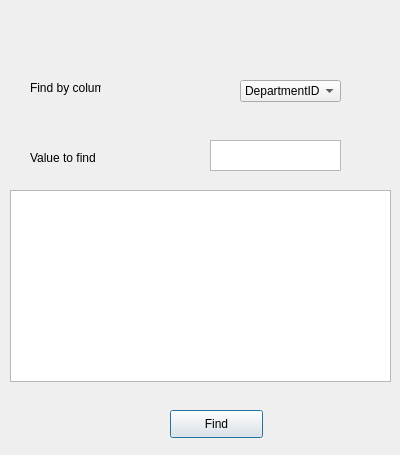
<?xml version="1.0" encoding="UTF-8"?>
<ui version="4.0">
 <class>FindDepartmentDialog</class>
 <widget class="QDialog" name="FindDepartmentDialog">
  <property name="geometry">
   <rect>
    <x>0</x>
    <y>0</y>
    <width>400</width>
    <height>455</height>
   </rect>
  </property>
  <property name="windowTitle">
   <string>Dialog</string>
  </property>
  <widget class="QComboBox" name="comboBoxColumn">
   <property name="geometry">
    <rect>
     <x>240</x>
     <y>80</y>
     <width>101</width>
     <height>22</height>
    </rect>
   </property>
   <item>
    <property name="text">
     <string>DepartmentID</string>
    </property>
   </item>
   <item>
    <property name="text">
     <string>DepartmentName</string>
    </property>
   </item>
   <item>
    <property name="text">
     <string>DepartmentDescription</string>
    </property>
   </item>
  </widget>
  <widget class="QLabel" name="label">
   <property name="geometry">
    <rect>
     <x>30</x>
     <y>80</y>
     <width>71</width>
     <height>16</height>
    </rect>
   </property>
   <property name="text">
    <string>Find by column</string>
   </property>
  </widget>
  <widget class="QTextEdit" name="textEditValue">
   <property name="geometry">
    <rect>
     <x>210</x>
     <y>140</y>
     <width>131</width>
     <height>31</height>
    </rect>
   </property>
  </widget>
  <widget class="QLabel" name="label_2">
   <property name="geometry">
    <rect>
     <x>30</x>
     <y>150</y>
     <width>71</width>
     <height>16</height>
    </rect>
   </property>
   <property name="text">
    <string>Value to find</string>
   </property>
  </widget>
  <widget class="QPushButton" name="pushButton">
   <property name="geometry">
    <rect>
     <x>170</x>
     <y>410</y>
     <width>93</width>
     <height>28</height>
    </rect>
   </property>
   <property name="text">
    <string>Find</string>
   </property>
  </widget>
  <widget class="QTableWidget" name="tableWidget">
   <property name="geometry">
    <rect>
     <x>10</x>
     <y>190</y>
     <width>381</width>
     <height>192</height>
    </rect>
   </property>
  </widget>
 </widget>
 <resources/>
 <connections/>
</ui>
